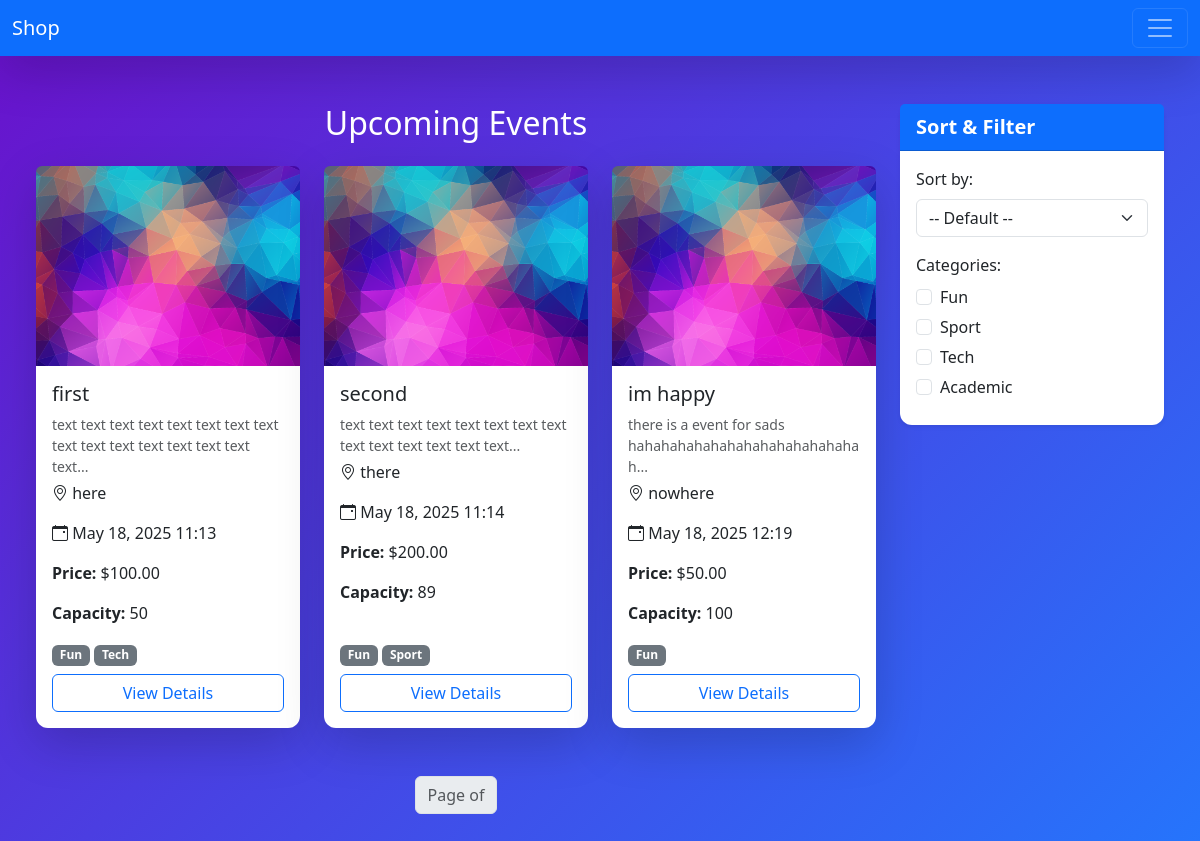
Screenshot of /events/ with the database file from the repository.
### events/models.py (models this page shows, shortened)
class Event(models.Model):
    name = models.CharField(max_length=255)
    description = models.TextField()
    start_date = models.DateTimeField()
    end_date = models.DateTimeField()
    location = models.CharField(max_length=255)
    price_per_ticket = models.DecimalField(max_digits=10, decimal_places=2)
    capacity = models.IntegerField()
    organizer = models.ForeignKey(User, on_delete=models.CASCADE, related_name='events')
    image = models.ImageField(upload_to='events/%Y/%m/%d/', null=True, blank=True)
    is_active = models.BooleanField(default=True)
    category = models.ManyToManyField(Category, related_name='events', default=0)

class Category(models.Model):
    name = models.CharField(max_length=255)
    slug = models.SlugField(max_length=255, unique=True, blank=True)

### events/views.py (the view)
# urls.py: path('', views.EventListView.as_view(), name='list'),
class EventListView(ListView):
    model = Event
    template_name = 'events/event_list.html'
    context_object_name = 'events'
    paginate_by = 6
    def get_queryset(self):
        queryset = super().get_queryset()
        order_by = self.request.GET.get('order_by')
        if order_by == 'price_asc':
            queryset = queryset.order_by('price_per_ticket')
        elif order_by == 'price_desc':
            queryset = queryset.order_by('-price_per_ticket')
        elif order_by == 'newest':
            queryset = queryset.order_by('start_date')
        elif order_by == 'oldest':
            queryset = queryset.order_by('-start_date')
        categories = self.request.GET.getlist('category')
        if categories:
            queryset = queryset.filter(category__slug__in=categories).distinct()
        return queryset
    def get_context_data(self, **kwargs):
        context = super().get_context_data(**kwargs)
        context['categories'] = Category.objects.all()
        context['selected_categories'] = self.request.GET.getlist('category')  # ✅ add this
        return context

### cart/cart.py (called while the page is built)
    def __len__(self):
        return sum(item['quantity'] for item in self.cart.values())

### cart/context_proccessors.py (called while the page is built)
def cart(request):
    return {'cart' : Cart(request)}

### events/templates/events/event_list.html (shortened to what this page needs)
{% extends 'base.html' %}
{% load static %}
{% block body %}
<div class="container-fluid mt-4">
    <div class="row justify-content-center">
        <main class="col-md-9 order-2 order-md-1">
            <h2 class="text-center mb-4">Upcoming Events</h2>
            <div class="row">
                {% for event in events %}
                    <div class="col-md-6 col-lg-4 mb-4">
                        <div class="card h-100 border-0 shadow-lg">
                            <img src="{% if event.image %}{{ event.image.url }}{% else %}{% static 'events/images/default_event_image.webp' %}{% endif %}" class="card-img-top rounded-top" alt="{{ event.name }}" style="height: 200px; object-fit: cover;">
                            <div class="card-body d-flex flex-column">
                                <h5 class="card-title">{{ event.name }}</h5>
                                <p class="card-text text-muted small mb-1">{{ event.description|slice:":100" }}...</p>
                                <p class="card-text"><i class="bi bi-geo-alt"></i> {{ event.location }}</p>
                                <p class="card-text"><i class="bi bi-calendar-event"></i> {{ event.start_date|date:"M d, Y H:i" }}</p>
                                <p class="card-text"><strong>Price:</strong> ${{ event.price_per_ticket }}</p>
                                <p class="card-text"><strong>Capacity:</strong> {{ event.capacity }}</p>
                                <div class="mt-auto">
                                    <p class="mb-2">
                                        {% for category in event.category.all %}
                                            <span class="badge bg-secondary">{{ category.name }}</span>
                                        {% empty %}
                                            <span class="text-muted">No categories</span>
                                        {% endfor %}
                                    </p>
                                    <a href="{% url 'events:detail' event.id %}" class="btn btn-outline-primary w-100">View Details</a>
                                </div>
                            </div>
                        </div>
                    </div>
                {% empty %}
                    <div class="col-12">
                        <div class="alert alert-info text-center">No upcoming events available at the moment.</div>
                    </div>
                {% endfor %}
            </div>
            <nav class="mt-4">
                <ul class="pagination justify-content-center">
                    <li class="page-item disabled">
                        <span class="page-link">Page {{ events.number }} of {{ events.paginator.num_pages }}</span>
                    </li>
                </ul>
            </nav>
        </main>
        <aside class="col-md-3 mb-4 order-1 order-md-2">
            <div class="card shadow-sm border-0 sticky-top" style="top: 20px;">
                <div class="card-header bg-primary text-white">
                    <strong>Sort & Filter</strong>
                </div>
                <div class="card-body">
                    <form method="get" id="filterForm">
                        <div class="mb-3">
                            <label for="orderSelect" class="form-label">Sort by:</label>
                            <select name="order_by" id="orderSelect" class="form-select" onchange="this.form.submit()">
                                <option value="">-- Default --</option>
                            </select>
                        </div>
                        <div class="mb-2">
                            <label class="form-label">Categories:</label>
                            <div class="d-flex flex-column gap-1">
                                {% for category in categories %}
                                    <div class="form-check">
                                        <input class="form-check-input" type="checkbox" name="category" value="{{ category.slug }}"
                                            id="cat{{ forloop.counter }}"
                                            onchange="document.getElementById('filterForm').submit()">
                                        <label class="form-check-label" for="cat{{ forloop.counter }}">
                                            {{ category.name }}
                                        </label>
                                    </div>
                                {% endfor %}
                            </div>
                        </div>
                    </form>
                </div>
            </div>
        </aside>
    </div>
</div>
{% endblock %}

### templates/css.html (style rules this page uses)
body { background: linear-gradient(135deg, #6a11cb, #2575fc); min-height: 100vh; color: #fff; font-family: 'Segoe UI', Tahoma, Geneva, Verdana, sans-serif; }
.card { border-radius: 12px; box-shadow: 0 8px 20px rgb(0 0 0 / 0.1); transition: transform 0.2s ease, box-shadow 0.2s ease; }
.card-header { font-weight: 700; font-size: 1.25rem; border-radius: 12px 12px 0 0; }

### rows the page displays
Event: name "first", description "text text text text text text text text text text text text text text text text", location "here", start_date "May 18, 2025 11:13", price_per_ticket "100.00", capacity "50"
Category: name "Fun"
Category: name "Tech"
Event: name "second", description "text text text text text text text text text text text text text text", location "there", start_date "May 18, 2025 11:14", price_per_ticket "200.00", capacity "89"
Category: name "Sport"
Event: name "im happy", description "there is a event for sads hahahahahahahahahahahahahahah", location "nowhere", start_date "May 18, 2025 12:19", price_per_ticket "50.00", capacity "100"
Category: name "Academic"
